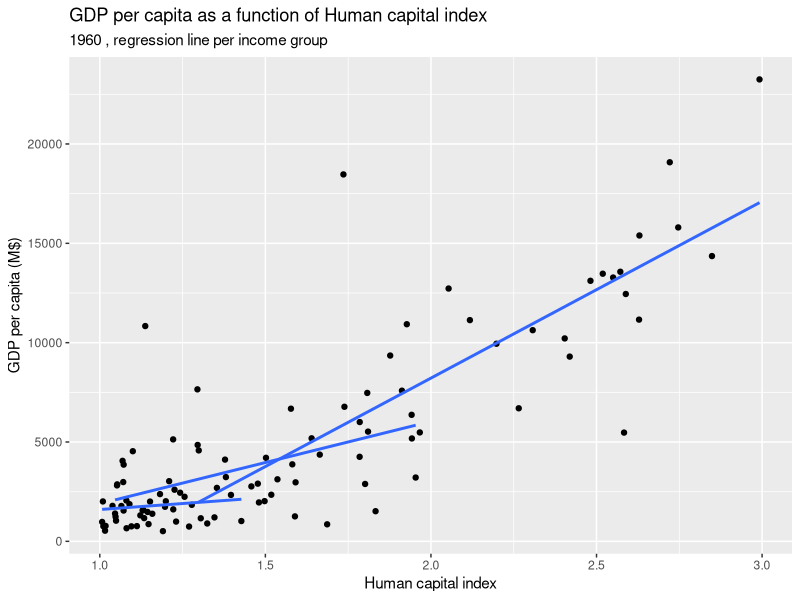
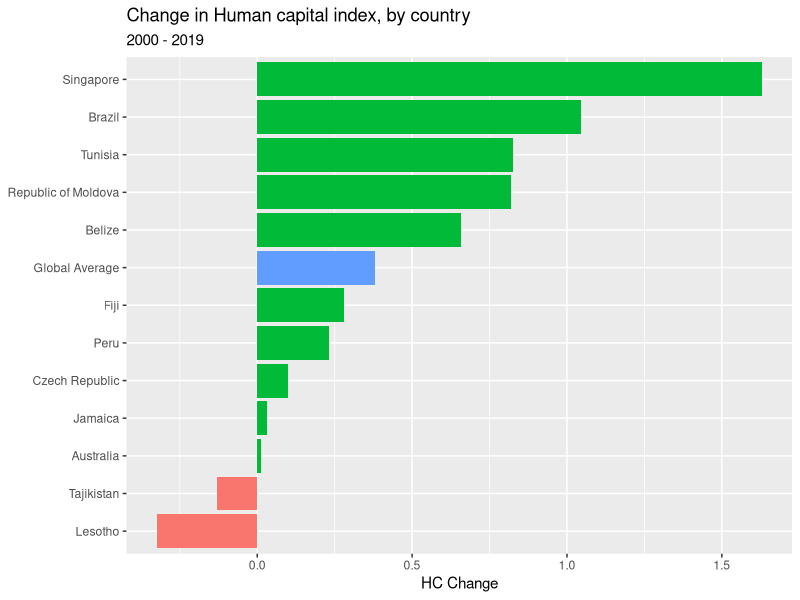
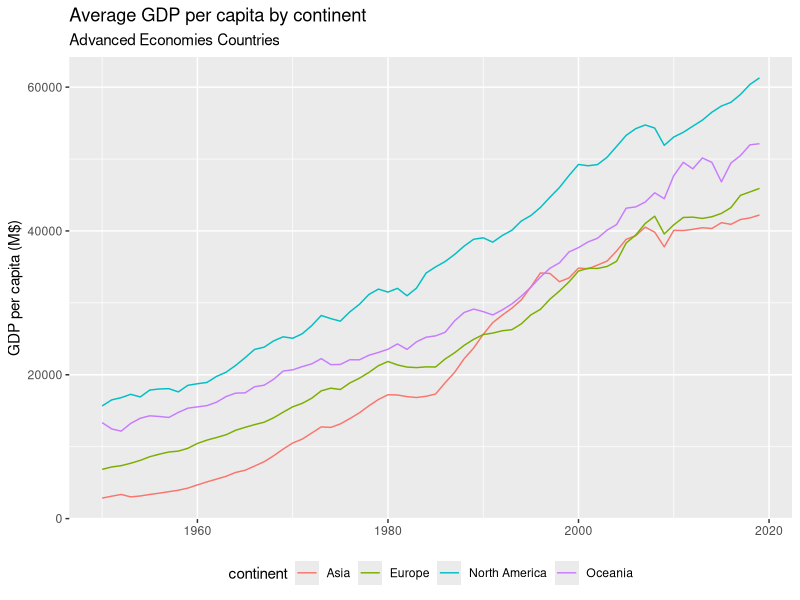
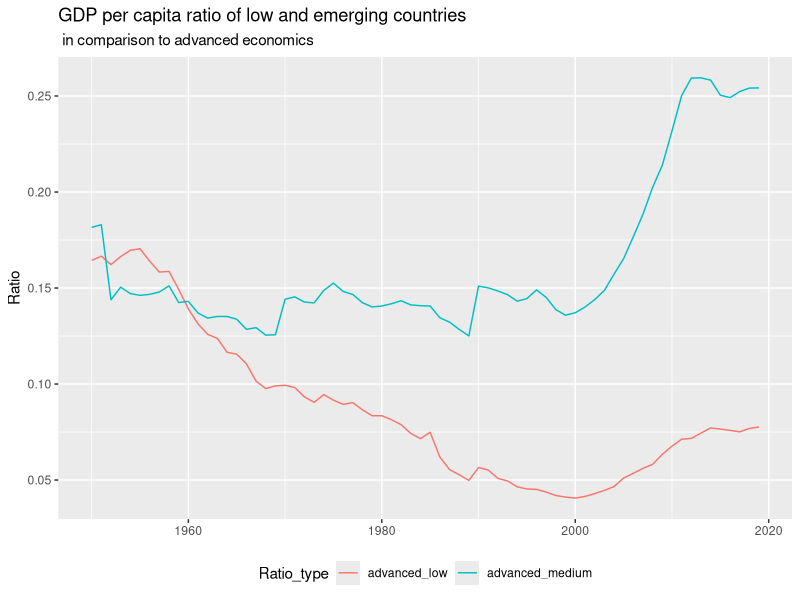

Write the R code that produced these figures, in order.

library(tidyverse)
library(readxl)


# *****Q1*****
PWT <- read_excel('Data/pwt100.xlsx', sheet = 'Data') %>%
  select(-rgdpe) %>%
  rename(gdp = rgdpo) %>%
  mutate(gdp_per_capita = gdp / pop) %>%
  print()

# *****Q2*****
Income <- read_excel('Data/country_categories.xlsx', sheet = 'income')
Continent <- read_excel('Data/country_categories.xlsx', sheet = 'continent')

PWT <- PWT %>%
  inner_join(Income, by = 'code') %>%
  inner_join(Continent, by = 'code')
  

# *****Q3*****
PWT %>%
  group_by(year) %>%
  filter(!is.na(pop)) %>%
  summarize(count = n())

# Method 2 - (Almost) one liner :)
pop.per.year <- PWT %>%
  group_by(year) %>%
  summarise(count = sum(!is.na(pop)))

amount <- 100
over_100_year <- pop.per.year %>%
  filter(count >= amount) %>%
  filter(year == min(year)) %>%
  select(year) %>%
  pull()

print(paste(over_100_year, 'was the first year to feature population data',
            'of more than',amount, 'countries'))  


# *****Q4*****
PWT %>%
  filter(year == over_100_year) %>%
  ggplot(mapping = aes(x=hc, y=gdp_per_capita)) +
  geom_point() +
  geom_smooth(method = 'lm' ,se = FALSE, mapping = aes(group = income)) +
  xlab('Human capital index') +
  ylab('GDP per capita (M$)') +
  ggtitle('GDP per capita as a function of Human capital index',
          subtitle = paste(over_100_year, ', regression line per income group'))


# *****Q5*****
gdp_share_chart <- PWT %>%
  filter(year == over_100_year) %>%
  group_by(continent) %>%
  summarise(gdp.share = 100 * sum(gdp, na.rm = TRUE) / sum(.$gdp, na.rm = TRUE)) %>%
  ggplot(mapping = aes(x=continent, y=gdp.share)) +
  geom_col() +
  geom_text(mapping=aes(label = paste(round(gdp.share), '%', sep = '')),
            vjust = -0.4) +
  theme(axis.title.x = element_blank()) +
  ylab('GDP share') +
  ggtitle('Global GDP share by continent', subtitle = over_100_year)
  

# *****Q6*****
starting_year <- 2000

HC_change <- PWT %>%
  filter(year %in% c(starting_year,max(year))) %>%
  group_by(country) %>%
  select(country, continent, year, hc,) %>%
  spread(key = year, value = hc) %>%
  mutate(hc_change = get(as.character(max(PWT$year))) - get(as.character(starting_year))) %>%
  select(country, continent, hc_change)


# *****Q7*****
HC_high_low <- HC_change %>%
  group_by(continent) %>%
  filter(hc_change %in% c(min(hc_change, na.rm = TRUE), max(hc_change, na.rm = TRUE)))

HC_high_low <- HC_change %>%
  ungroup() %>%
  summarise(country = 'Global Average',
            continent = 'Global Average',
            hc_change = mean(hc_change, na.rm = TRUE)) %>%
  bind_rows(HC_high_low)


# *****Q8*****
HC_high_low %>%
  ggplot(mapping=aes(x=reorder(country, hc_change), y=hc_change,
                     fill = ifelse(country == 'Global Average',
                                   'y', ifelse(hc_change > 0, 'n', 'k')))) +
  geom_col(show.legend = FALSE) +
  coord_flip() +
  ylab('HC Change') +
  theme(axis.title.y = element_blank()) +
  ggtitle('Change in Human capital index, by country',
          subtitle = paste(starting_year, '-', max(PWT$year)))
  

# *****Q9*****

# Particular case
PWT %>%
  filter(income == 'Advanced Economies') %>%
  group_by(year, continent) %>%
  summarize(income = income,
            gdp_per_capita = weighted.mean(gdp_per_capita, pop, na.rm = TRUE)) %>%
  ggplot(mapping = aes(x=year, y=gdp_per_capita, color=continent)) +
  geom_line() +
  theme(axis.title.x = element_blank(), legend.position = 'bottom') +
  ylab('GDP per capita (M$)') +
  ggtitle('Average GDP per capita by continent',
          subtitle = paste('Advanced Economies', 'Countries'))


# The general case
income_plots <- lst() 
for(i in unique(PWT$income)) {
  
  tmp <- PWT %>%
    filter(income == i) %>%
    group_by(year, continent) %>%
    summarize(income = income,
              gdp_per_capita = weighted.mean(gdp_per_capita, pop, na.rm = TRUE)) %>%
    ggplot(mapping = aes(x=year, y=gdp_per_capita, color=continent)) +
    geom_line() +
    theme(axis.title.x = element_blank(), legend.position = 'bottom') +
    ylab('GDP per capita (M$)') +
    ggtitle('Average GDP per capita by year',
            subtitle = paste(i , 'Countries'))
  
  income_plots[[length(income_plots) + 1]] <- tmp
}  

print(paste('The list contains', length(income_plots), 'plots'))



# *****Q10*****
PWT %>%
  group_by(year, income) %>%
  summarise(gdp_per_capita = weighted.mean(gdp_per_capita, pop, na.rm = TRUE)) %>%
  spread(key = income, value = gdp_per_capita) %>%
  mutate(advanced_low = `Low Income Developing Countries` / `Advanced Economies`,
         advanced_medium = `Emerging and developing economies` / `Advanced Economies`) %>%
  select(-2,-3,-4) %>%
  gather(key = 'Ratio_type', value = 'Ratio', -year) %>%
  ggplot(mapping=aes(x=year, y=Ratio, color=Ratio_type)) +
  geom_line() +
  theme(legend.position = 'bottom', axis.title.x = element_blank()) +
  ggtitle('GDP per capita ratio of low and emerging countries',
          subtitle = ' in comparison to advanced economics')

  
